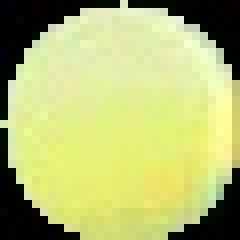
#> input picture Crop_Image/yellow/101.jpg, 30 x 30 px, found by its file name (shown 8 times larger); its folder holds only this picture in this run
$ python Project3_Yellow.py
#> lines starting #> are read from the running program, lines starting #| are printed output that depends on the picture; long printed decimals are rounded
### Source_Code/em.py
import numpy as np
from numpy.linalg import *
import matplotlib.pyplot as plt


def gaussian(x_, mean_, cov_):
    dim = mean_.shape[0]
    x_hat = (x_-mean_).reshape((-1, 1, dim))
    N = np.sqrt((2*np.pi)**dim * det(cov_))
    fac = np.einsum('...k,kl,...l->...', x_hat, inv(cov_), x_hat)
    return np.exp(-fac / 2) / N


def generate_data(mean_, cov_, size_):
    return np.random.multivariate_normal(mean_, cov_, size_)


class GaussianMixture:
    '''
    input: data and number of clusters
    '''
    def __init__(self, data_, k_):
        self.data = data_
        self.dim = self.data.shape[1]  # dimension of the Gaussian model
        self.K = k_  # number of clusters

        # Initialize the mean
        num = self.data.shape[0]//self.K

        self.mean = []
        self.cov = []
        for k in range(self.K):
            self.mean.append(np.sum(self.data[k*num:(k+1)*num, ...], axis=0)/num)
            self.cov.append(np.identity(self.dim))
        self.weight = np.array([1.0 for _ in range(self.K)])
        self.likelihood = 0.

    def __expectation__(self):
        prob_con = [gaussian(self.data, self.mean[k], self.cov[k])*self.weight[k] for k in range(self.K)]
        total = sum(prob_con)  # sum up over clusters
        self.prob = [prob_con[k]/total for k in range(self.K)]

    def __maximization__(self):
        for k in range(self.K):
            p_total = np.sum(self.prob[k])
            p_weighted = self.prob[k].reshape((-1, 1))*self.data

            #  update new mean
            p_weighted_sum = np.sum(p_weighted, axis=0)
            self.mean[k] = p_weighted_sum/p_total

            # update new covariance
            p_hat = self.data-self.mean[k]
            p_cov = self.prob[k].reshape((-1, 1, 1))*p_hat[:, :, None]*p_hat[:, None, :]  # batch cross dot
            p_cov = np.sum(p_cov, axis=0)
            self.cov[k] = p_cov/p_total
            self.weight[k] = p_total/self.data.shape[0]

    def train(self):
        self.__expectation__()
        self.__maximization__()

    def getLikelihood(self):
        likelihood = [gaussian(self.data, self.mean[k], self.cov[k]) * self.weight[k] for k in range(self.K)]
        likelihood = np.sum(np.log(sum(likelihood)))
        return likelihood

    def getModel(self):
        return self.mean, self.cov, self.weight

    # [5 lines left out: function getPdf, not called in this run]


# [43 lines that do not run on import are left out]

### Source_Code/Project3_Yellow.py
import cv2
import numpy as np
from matplotlib import pyplot as plt
import os
from mpl_toolkits.mplot3d import Axes3D
import em


def load_images_from_folder(folder):
#> called with folder = 'yellow'
    images = []
    for filename in os.listdir(folder):
        img = cv2.imread(os.path.join(folder,filename))
#> img is the input picture: shape (30, 30, 3); mean B, G, R 114.2, 186.2, 178.1
        if img is not None:
            images.append(img)
    return images


images = load_images_from_folder("yellow")
#> images = 1 item
# image = cv2.imread("/home/an/Desktop/673/Project_3/green/Train/6.jpg")

hist_bgr = np.zeros((256, 256, 256))
for img in images:
    bgr_update = cv2.calcHist([images[0]], [0, 1, 2], None, [256, 256, 256], [50, 256, 50, 256, 50, 256])
    hist_bgr += bgr_update
#> this loop made 1 pass
hist_bgr /= len(images)
hist_bgr /= hist_bgr.sum()
num_data = 2
train = np.zeros((1, 3))  # Initialize training data
print('hist max, ', hist_bgr.max())
#| hist max,  0.007072
for scale in range(1, num_data):
    scale /= num_data
    scale *= hist_bgr.max()
    train_tmp = np.stack(np.where(hist_bgr >= scale), axis=1)
    if scale == 1/num_data:
        train = train_tmp
    else:
        train = np.concatenate((train, train_tmp))
#> this loop made 1 pass
#> scale on pass 1: 0.00354
train /= 255  # Training data normalization
#> train = 18 rows, first 8: [0, 0, 0], [0.286, 0.914, 0.878], [0.29, 0.914, 0.89], [0.302, 0.925, 0.871], [0.314, 0.925, 0.878], [0.322, 0.929, 0.886], [0.329, 0.925, 0.871], [0.329, 0.925, 0.886]
print('train shape, ', train.shape)
#| train shape,  (18, 3)


yellow_gmm = em.GaussianMixture(train, 1)
#> in __init__, `self.data = data_`: self.data has the same summary as train outside __init__
#> after the loop in __init__, `for k in range(self.K):`: self.cov = [[[1, 0, 0], [0, 1, 0], [0, 0, 1]]]; self.mean = [[0.358, 0.873, 0.829]]
#> in __init__, `self.weight = np.array([1.0 for _ in range(self.K)])`: self.weight = [1]
hist_br = np.sum(hist_bgr, axis=1)
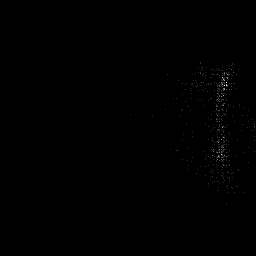
#> hist_br: shape (256, 256) float64; min 0, max 0.00849, mean 1.53e-05; drawn with min black and max white
# br_gmm = em.GaussianMixture(hist_br, 1)
iteration = 200
for _ in range(iteration):
    yellow_gmm.train()
#> this loop made 200 passes
print("likelihood: ", yellow_gmm.getLikelihood()-len(train)*3*np.log(255))
#> in getLikelihood, `likelihood = [gaussian(self.data, self.mean[k], self.cov[k]) * self.we..`: likelihood = 1 item
#> in getLikelihood, `likelihood = np.sum(np.log(sum(likelihood)))`: likelihood = 81.35
#| likelihood:  -217.882

# Video Reader
#> (the run stopped early here; a loop or call above may not have finished)

$ run again, on Crop_Image/yellow/127.jpg
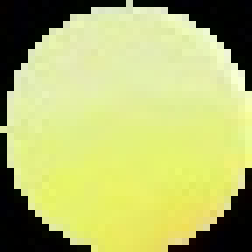
#> input picture Crop_Image/yellow/127.jpg, 36 x 36 px, found by its file name (shown 7 times larger)
#> in load_images_from_folder, img is the input picture: shape (36, 36, 3); mean B, G, R 110.6, 186.1, 178.8
#> images = 1 item
#> the loop `for img in images:` made 1 pass
#| hist max,  0.007944
#> the loop `for scale in range(1, num_data):` made 1 pass
#> scale on pass 1: 0.00397
#> train = 34 rows, first 8: [0, 0, 0], [0.267, 0.937, 0.878], [0.286, 0.933, 0.886], [0.286, 0.937, 0.878], [0.29, 0.929, 0.875], [0.29, 0.949, 0.878], [0.302, 0.945, 0.878], [0.306, 0.925, 0.878]
#| train shape,  (34, 3)
#> self.data has the same summary as train outside __init__
#> after the loop in __init__, `for k in range(self.K):`: self.cov = [[[1, 0, 0], [0, 1, 0], [0, 0, 1]]]; self.mean = [[0.439, 0.898, 0.842]]
#> self.weight = [1]
#> `hist_br = np.sum(hist_bgr, axis=1)`:
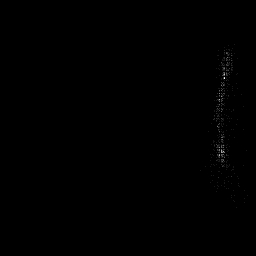
#> hist_br: shape (256, 256) float64; min 0, max 0.0109, mean 1.53e-05; drawn with min black and max white
#> the loop `for _ in range(iteration):` made 200 passes
#> in getLikelihood, `likelihood = [gaussian(self.data, self.mean[k], self.cov[k]) * self.we..`: likelihood = 1 item
#> in getLikelihood, `likelihood = np.sum(np.log(sum(likelihood)))`: likelihood = 151.4
#| likelihood:  -413.800

$ run again, on Crop_Image/yellow/129.jpg
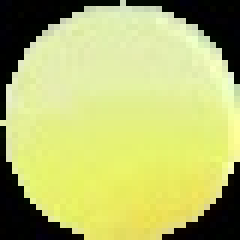
#> input picture Crop_Image/yellow/129.jpg, 40 x 40 px, found by its file name (shown 6 times larger)
#> in load_images_from_folder, img is the input picture: shape (40, 40, 3); mean B, G, R 110.3, 187.2, 180.2
#> images = 1 item
#> the loop `for img in images:` made 1 pass
#| hist max,  0.01116
#> the loop `for scale in range(1, num_data):` made 1 pass
#> scale on pass 1: 0.00558
#> train = 13 rows, first 8: [0, 0, 0], [0.302, 0.937, 0.875], [0.333, 0.929, 0.875], [0.365, 0.929, 0.867], [0.373, 0.929, 0.867], [0.376, 0.925, 0.867], [0.388, 0.925, 0.867], [0.408, 0.925, 0.859]
#| train shape,  (13, 3)
#> self.data has the same summary as train outside __init__
#> after the loop in __init__, `for k in range(self.K):`: self.cov = [[[1, 0, 0], [0, 1, 0], [0, 0, 1]]]; self.mean = [[0.414, 0.852, 0.8]]
#> self.weight = [1]
#> `hist_br = np.sum(hist_bgr, axis=1)`:
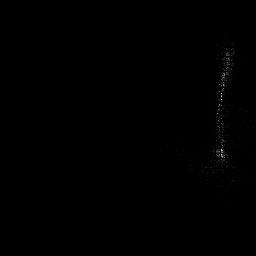
#> hist_br: shape (256, 256) float64; min 0, max 0.0112, mean 1.53e-05; drawn with min black and max white
#> the loop `for _ in range(iteration):` made 200 passes
#> in getLikelihood, `likelihood = [gaussian(self.data, self.mean[k], self.cov[k]) * self.we..`: likelihood = [[1.29, 161.3, 55.55, 353.5, 364.1, 367.9, 409.9, 121.9, 50.06, 218.7, 207.3, 78.12, 141.8]]
#> in getLikelihood, `likelihood = np.sum(np.log(sum(likelihood)))`: likelihood = 61.8
#| likelihood:  -154.314

$ run again, on Crop_Image/yellow/130.jpg
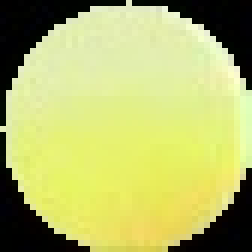
#> input picture Crop_Image/yellow/130.jpg, 42 x 42 px, found by its file name (shown 6 times larger)
#> in load_images_from_folder, img is the input picture: shape (42, 42, 3); mean B, G, R 106.5, 185, 179
#> images = 1 item
#> the loop `for img in images:` made 1 pass
#| hist max,  0.008023
#> the loop `for scale in range(1, num_data):` made 1 pass
#> scale on pass 1: 0.00401
#> train = 26 rows, first 8: [0, 0, 0], [0.227, 0.925, 0.878], [0.255, 0.929, 0.89], [0.286, 0.937, 0.878], [0.302, 0.933, 0.878], [0.31, 0.933, 0.878], [0.333, 0.929, 0.875], [0.365, 0.929, 0.867]
#| train shape,  (26, 3)
#> self.data has the same summary as train outside __init__
#> after the loop in __init__, `for k in range(self.K):`: self.cov = [[[1, 0, 0], [0, 1, 0], [0, 0, 1]]]; self.mean = [[0.446, 0.886, 0.83]]
#> self.weight = [1]
#> `hist_br = np.sum(hist_bgr, axis=1)`:
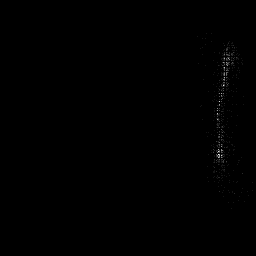
#> hist_br: shape (256, 256) float64; min 0, max 0.00875, mean 1.53e-05; drawn with min black and max white
#> the loop `for _ in range(iteration):` made 200 passes
#> in getLikelihood, `likelihood = [gaussian(self.data, self.mean[k], self.cov[k]) * self.we..`: likelihood = 1 item
#> in getLikelihood, `likelihood = np.sum(np.log(sum(likelihood)))`: likelihood = 113.4
#| likelihood:  -318.781
